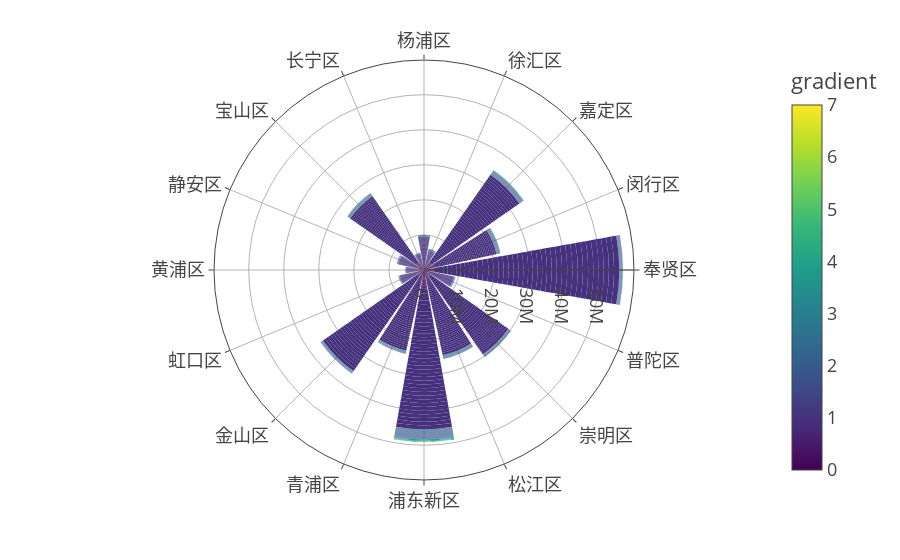

This figure's notebook cell:
### Markdown cell above
## 存量企业参保人数存量统计

### Code cell
secondDataSheet3=pd.read_excel(
    "E:\\PythonProject\\Data\\2.xlsx",
    "Sheet3")
secondDataSheet3=secondDataSheet3[secondDataSheet3["辖区"]!="上海市"]
update_date(secondDataSheet3)
secondDataSheet3.loc[:, "年月"] =pd.to_datetime(secondDataSheet3.apply(get_date, axis=1))
secondDataSheet3["gradient"]=secondDataSheet3["参保人数分布"].apply(make_class)
secondDataSheet3=secondDataSheet3.sort_values(by='gradient',ascending=True)
px.bar_polar(
    secondDataSheet3,
    r="企业数",
    theta="辖区",
    color="gradient",
    color_discrete_sequence= px.colors.qualitative.Light24
)

### Figure 1 — Plotly figure (JSON) as saved in the notebook; plotly's stock layout.template omitted (floating-point values rounded to 4 significant figures; data arrays with more than 128 entries replaced by an {"elided": "..."} marker saying what was removed)
{"data": [{"hovertemplate": "企业数=%{r}<br>辖区=%{theta}<br>gradient=%{marker.color}<extra></extra>", "legendgroup": "", "marker": {"color": {"elided": "2694 int values"}, "coloraxis": "coloraxis", "pattern": {"shape": ""}}, "name": "", "r": {"elided": "2694 int values"}, "showlegend": false, "subplot": "polar", "theta": {"elided": "2694 str values"}, "type": "barpolar"}], "layout": {"barmode": "relative", "coloraxis": {"colorbar": {"title": {"text": "gradient"}}, "colorscale": [[0, "#440154"], [0.1111, "#482878"], [0.2222, "#3e4989"], [0.3333, "#31688e"], [0.4444, "#26828e"], [0.5556, "#1f9e89"], [0.6667, "#35b779"], [0.7778, "#6ece58"], [0.8889, "#b5de2b"], [1, "#fde725"]]}, "legend": {"tracegroupgap": 0}, "margin": {"t": 60}, "polar": {"angularaxis": {"direction": "clockwise", "rotation": 90}, "domain": {"x": [0, 1], "y": [0, 1]}}}}
